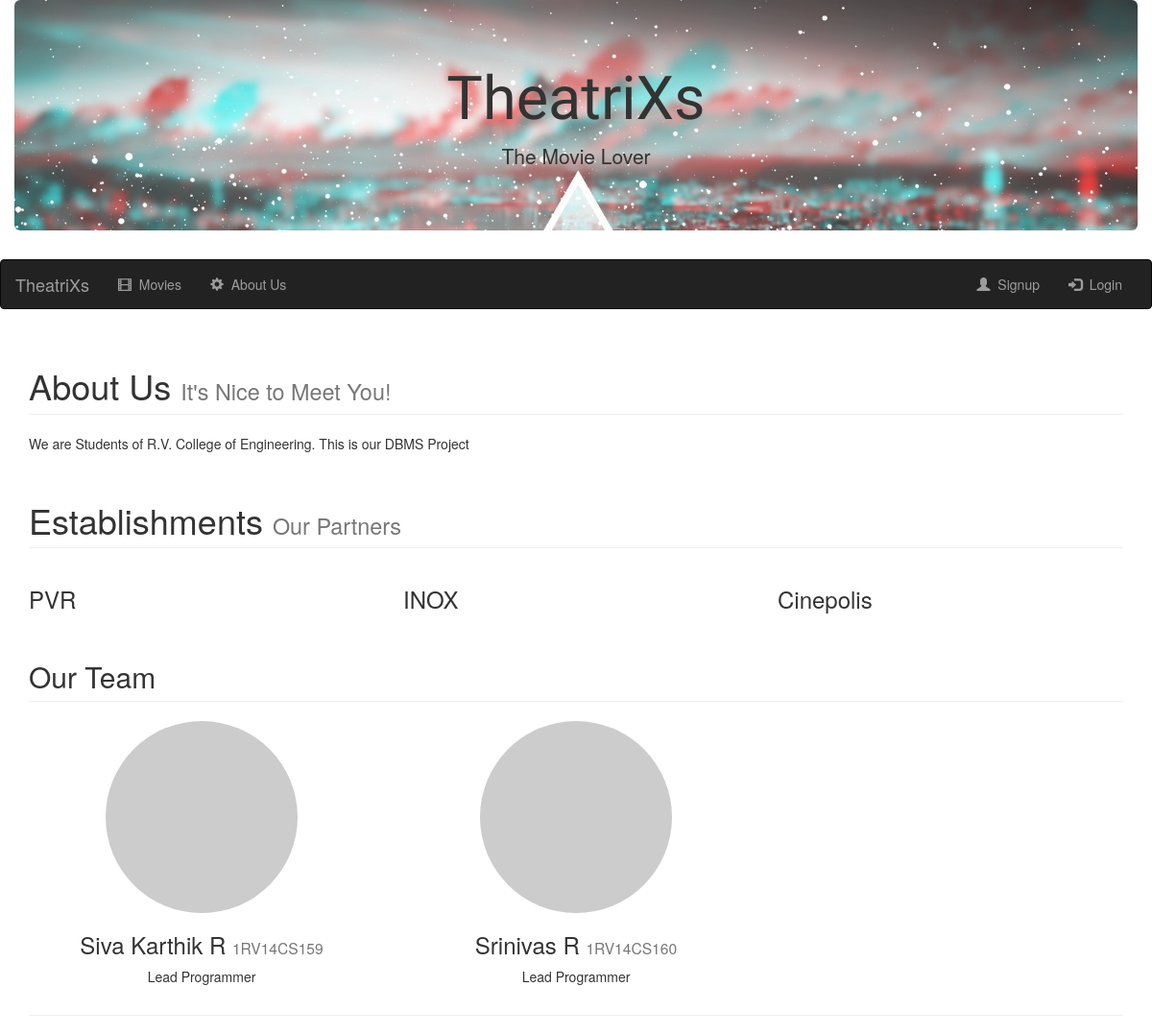
Page /about/ on the earlier database version.
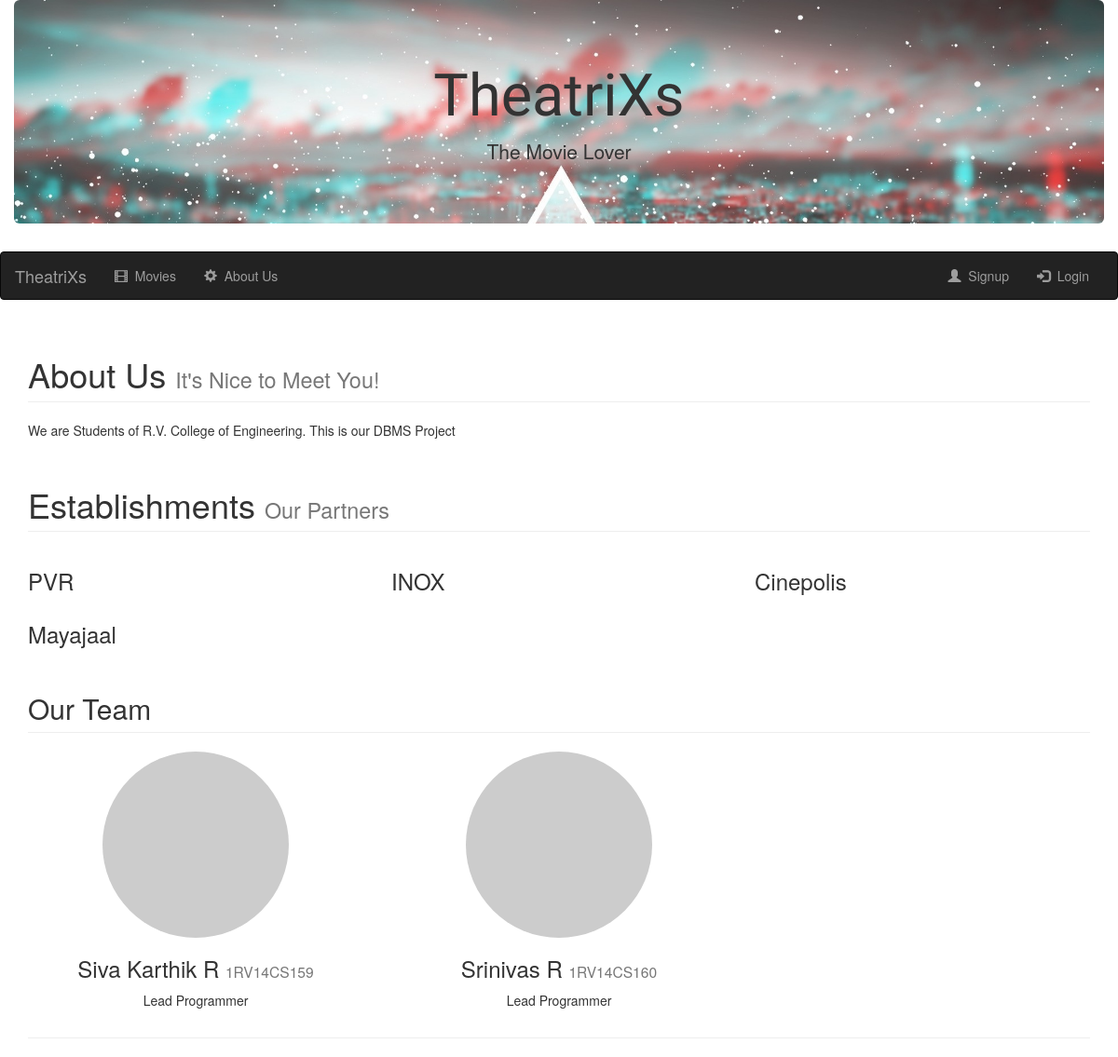
Same page on the later database version.
### Establishments/models.py (models this page shows, shortened)
class Establishment(models.Model):
    name = models.CharField(max_length=255)
    user = models.OneToOneField(User)

### Home/views.py (the view)
# urls.py: url(r'^about/$', views.AboutView.as_view(),name='about'),
class AboutView(View):
    template_name = 'Home/about.html'
    establishments = Establishment.objects.all()
    def get(self,request):
        return render(request,self.template_name,{'establishments':self.establishments})

### Login/context_processors.py (called while the page is built)
def get_user_wallet(request):
    if request.user.is_authenticated and not request.user.is_anonymous and request.user.groups.filter(name='NormalUser').exists():
        try:
            if UserWallet.objects.get(user=request.user) is not None:
                return {'usrwlt':UserWallet.objects.get(user=request.user)}
        except:
            pass
    else:
        return {'usrwlt':None}

def get_user_role(request):
    if request.user.is_authenticated and request.user.groups.filter(name='Establishment').exists() and not request.user.is_anonymous:
        return {'role':Establishment.objects.get(user=request.user).name}
    else:
        return {'role':None}

def isEstablishment(request):
    if request.user.is_authenticated and request.user.groups.filter(name='Establishment').exists() and not request.user.is_anonymous:
        return {'isEstablishment':True}
    else:
        return {'isEstablishment':False}

### Home/templates/Home/about.html (shortened to what this page needs)
{% extends 'Movies/base.html' %}
{% block body %}
   <div class="container ">
        <div class="row">
            <div class="col-lg-12">
                <h1 class="page-header">About Us
                    <small>It's Nice to Meet You!</small>
                </h1>
                <p>We are Students of R.V. College of Engineering. This is our DBMS Project</p>
            </div>
        </div>
       <div class = "row">
            <div class="col-lg-12">
                <h1 class="page-header">Establishments
                    <small>Our Partners</small>
                </h1>
            </div>
                {% for e in establishments %}
                    <div class = "col-lg-4">
                        <h3>{{ e.name }}</h3>
                     </div>
                {% endfor %}
       </div>
        <div class="row">
            <div class="col-lg-12">
                <h2 class="page-header">Our Team</h2>
            </div>
            <div class="col-lg-4 col-sm-6 text-center">
                <img class="img-circle img-responsive img-center" src="http://placehold.it/200x200" alt="">
                <h3>Siva Karthik R
                    <small>1RV14CS159</small>
                </h3>
                <p>Lead Programmer</p>
            </div>
            <div class="col-lg-4 col-sm-6 text-center">
                <img class="img-circle img-responsive img-center" src="http://placehold.it/200x200" alt="">
                <h3>Srinivas R
                    <small>1RV14CS160</small>
                </h3>
                <p>Lead Programmer</p>
            </div>
        </div>
        <hr>
    </div>
{% endblock %}

Differences in the rows shown:
added Establishment: name "Mayajaal"
